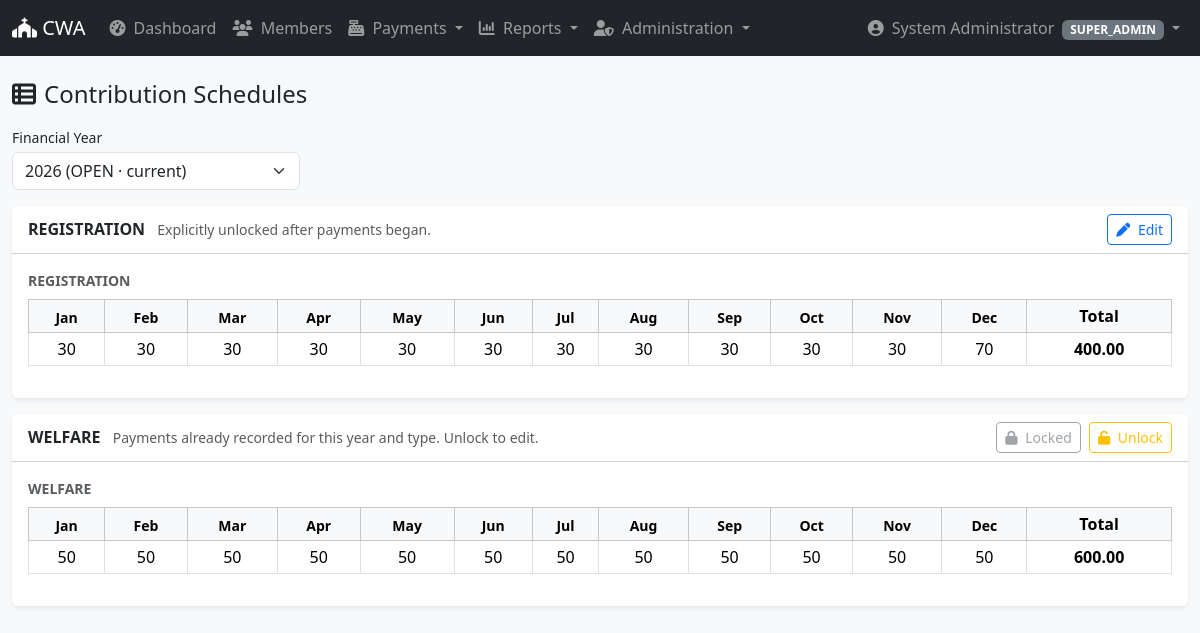
Screenshot of /admin/schedules/index.php (signed in) with the database file from the repository.
### tables this page shows
CREATE TABLE `settings` (
  `id` int(10) unsigned NOT NULL AUTO_INCREMENT,
  `setting_key` varchar(80) NOT NULL,
  `setting_value` text DEFAULT NULL,
  `description` varchar(255) DEFAULT NULL,
  `updated_at` datetime NOT NULL DEFAULT current_timestamp() ON UPDATE current_timestamp(),
  PRIMARY KEY (`id`),
  UNIQUE KEY `setting_key` (`setting_key`)
);

### classes/Db.php (called while the page is built, shortened)
<?php
class Db
{
    private static ?PDO $pdo = null;
    public static function conn(): PDO
    {
        if (self::$pdo === null) {
            $config = require __DIR__ . '/../config/config.php';
            $db = $config['db'];
            $dsn = "mysql:host={$db['host']};port={$db['port']};dbname={$db['database']};charset={$db['charset']}";
            self::$pdo = new PDO($dsn, $db['username'], $db['password'], [
                PDO::ATTR_ERRMODE            => PDO::ERRMODE_EXCEPTION,
                PDO::ATTR_DEFAULT_FETCH_MODE => PDO::FETCH_ASSOC,
                PDO::ATTR_EMULATE_PREPARES   => false,
            ]);
        }
        return self::$pdo;
    }
    public static function q(string $sql, array $params = []): PDOStatement
    {
        $st = self::conn()->prepare($sql);
        $st->execute($params);
        return $st;
    }
    public static function one(string $sql, array $p = []): ?array
    {
        $r = self::q($sql, $p)->fetch();
        return $r === false ? null : $r;
    }
    public static function all(string $sql, array $p = []): array
    {
        return self::q($sql, $p)->fetchAll();
    }
}

### classes/FinancialYear.php (called while the page is built, shortened)
<?php
class FinancialYear
{
    public static function all(): array
    {
        return Db::all(
            "SELECT fy.*,
                    (SELECT COUNT(*) FROM centers) AS centers_total
               FROM financial_years fy
              ORDER BY fy.year DESC"
        );
    }
    public static function byYear(int $year): ?array
    {
        return Db::one("SELECT * FROM financial_years WHERE year = :y", ['y' => $year]);
    }
    public static function current(): ?array
    {
        return Db::one("SELECT * FROM financial_years WHERE is_current = 1 LIMIT 1");
    }
}

### includes/helpers.php (called while the page is built, shortened)
<?php
function e(?string $v): string
{
    return htmlspecialchars((string)$v, ENT_QUOTES, 'UTF-8');
}

### includes/schedule_lock.php (called while the page is built, shortened)
<?php
function schedule_has_activity(int $year, string $type): bool
{
    $row = Db::one(
        "SELECT payment_count FROM contribution_activity
          WHERE year = :y AND contribution_type = :t",
        ['y' => $year, 't' => $type]
    );
    return $row && (int)$row['payment_count'] > 0;
}
function schedule_is_unlocked(int $year, string $type): bool
{
    return (bool)Db::one(
        "SELECT id FROM contribution_schedule_locks
          WHERE year = :y AND contribution_type = :t",
        ['y' => $year, 't' => $type]
    );
}
function schedule_edit_state(int $year, string $type): array
{
    $fy = FinancialYear::byYear($year);
    if (!schedule_has_activity($year, $type)) {
        return ['editable' => true, 'reason' => 'No payments on this type yet.'];
    }
    if (schedule_is_unlocked($year, $type)) {
        return ['editable' => true, 'reason' => 'Explicitly unlocked after payments began.'];
    }
    return [
        'editable' => false,
        'reason'   => 'Payments already recorded for this year and type. Unlock to edit.',
    ];
}

### config/config.php (called while the page is built)
<?php
return [
    'app' => [
        'name'     => 'CWA Member System',
        'env'      => 'development',
        'url'      => 'http://localhost/cwa',
        'timezone' => 'Africa/Nairobi',
    ],
    'db' => [
        'host'     => '127.0.0.1',
        'port'     => 3306,
        'database' => 'cwa_db',
        'username' => 'pos',
        'password' => 'Alaska001',
        'charset'  => 'utf8mb4',
    ],
    'session' => [
        'name'     => 'cwa_session',
        'lifetime' => 7200,
    ],
];

### includes/settings.php (called while the page is built, shortened)
<?php
function setting_get(string $key, $default = null)
{
    static $cache = null;
    if ($cache === null) {
        $cache = [];
        foreach (Db::all("SELECT setting_key, setting_value FROM settings") as $r) {
            $cache[$r['setting_key']] = $r['setting_value'];
        }
    }
    return $cache[$key] ?? $default;
}
function setting_int(string $key, int $default = 0): int
{
    $v = setting_get($key, null);
    return $v === null ? $default : (int)$v;
}

### includes/session_guard.php (called while the page is built, shortened)
<?php
function session_guard_run(): void
{
    $rotateSeconds = setting_int('session_rotate_seconds', 1800);
}

### includes/auth.php (called while the page is built, shortened)
<?php
require_once __DIR__ . '/session_guard.php';
session_guard_run();

### admin/schedules/index.php (the view, shortened to what this page needs)
<?php
require __DIR__ . '/../../includes/auth.php';
$years = FinancialYear::all();
$selectedYear = (int)($_GET['year'] ?? 0);
if ($selectedYear === 0) {
    $cur = FinancialYear::current();
    $selectedYear = $cur ? (int)$cur['year'] : (int)($years[0]['year'] ?? date('Y'));
}
$knownTypes = [];
foreach (Db::all("SELECT code FROM contribution_types ORDER BY code") as $t) {
    $code = strtoupper((string)$t['code']);
    if (in_array($code, ['REGISTRATION', 'WELFARE'], true)) $knownTypes[] = $code;
}
$rows = Db::all(
    "SELECT contribution_type, component, month, required_amount
       FROM contribution_schedules
      WHERE year = :y
      ORDER BY contribution_type, component, month",
    ['y' => $selectedYear]
);
$grouped = [];
foreach ($rows as $r) {
    $type = strtoupper($r['contribution_type']);
    $grouped[$type][$r['component']][(int)$r['month']] = (float)$r['required_amount'];
}
$yearRow  = FinancialYear::byYear($selectedYear);
$yearOpen = $yearRow && $yearRow['status'] === 'OPEN';
require __DIR__ . '/../../templates/layout/header.php';
?>
<div class="d-flex justify-content-between align-items-center mb-3">
    <h4 class="mb-0"><i class="fa-solid fa-table-list me-2"></i>Contribution Schedules</h4>
</div>
<form class="row g-2 mb-3" method="get">
    <div class="col-md-3">
        <label class="form-label small mb-1">Financial Year</label>
        <select name="year" class="form-select" onchange="this.form.submit()">
            <?php foreach ($years as $y): ?>
                <option value="<?= (int)$y['year'] ?>" <?= $selectedYear == $y['year'] ? 'selected' : '' ?>>
                    <?= (int)$y['year'] ?> (<?= e($y['status']) ?><?= $y['is_current'] ? ' · current' : '' ?>)
                </option>
            <?php endforeach; ?>
        </select>
    </div>
</form>
<?php foreach ($knownTypes as $type):
    $hasRows = !empty($grouped[$type]);
    $state   = schedule_edit_state($selectedYear, $type);
?>
    <div class="card shadow-sm border-0 mb-3">
        <div class="card-header bg-white d-flex justify-content-between align-items-center">
            <div>
                <strong><?= e($type) ?></strong>
                <span class="text-muted small ms-2">
                    <?= $hasRows ? e($state['reason']) : 'No schedule yet for this year.' ?>
                </span>
            </div>
            <div>
                <?php if (!$hasRows): ?>
                    <?php if ($yearOpen): ?>
                        <a href="edit.php?year=<?= (int)$selectedYear ?>&type=<?= urlencode($type) ?>"
                            class="btn btn-sm btn-primary">
                            <i class="fa-solid fa-plus me-1"></i> Create <?= e(strtolower($type)) ?> schedule
                        </a>
                    <?php else: ?>
                        <button class="btn btn-sm btn-outline-secondary" disabled>
                            <i class="fa-solid fa-lock me-1"></i> Locked
                        </button>
                    <?php endif; ?>
                <?php elseif ($state['editable']): ?>
                    <a href="edit.php?year=<?= (int)$selectedYear ?>&type=<?= urlencode($type) ?>"
                        class="btn btn-sm btn-outline-primary">
                        <i class="fa-solid fa-pen me-1"></i> Edit
                    </a>
                <?php else: ?>
                    <button class="btn btn-sm btn-outline-secondary" disabled>
                        <i class="fa-solid fa-lock me-1"></i> Locked
                    </button>
                    <a href="unlock.php?year=<?= (int)$selectedYear ?>&type=<?= urlencode($type) ?>"
                        class="btn btn-sm btn-outline-warning ms-1">
                        <i class="fa-solid fa-unlock me-1"></i> Unlock
                    </a>
                <?php endif; ?>
            </div>
        </div>
        <?php if ($hasRows): ?>
            <div class="card-body">
                <?php foreach ($grouped[$type] as $component => $months): ?>
                    <div class="mb-3">
                        <div class="text-muted small mb-2"><strong><?= e($component) ?></strong></div>
                        <div class="table-responsive">
                            <table class="table table-sm table-bordered align-middle mb-0" style="min-width:900px">
                                <thead class="table-light text-center">
                                    <tr>
                                        <?php for ($m = 1; $m <= 12; $m++): ?>
                                            <th class="small"><?= date('M', mktime(0, 0, 0, $m, 1)) ?></th>
                                        <?php endfor; ?>
                                        <th>Total</th>
                                    </tr>
                                </thead>
                                <tbody>
                                    <tr class="text-center">
                                        <?php $total = 0;
                                        for ($m = 1; $m <= 12; $m++):
                                            $v = $months[$m] ?? 0;
                                            $total += $v; ?>
                                            <td><?= $v > 0 ? number_format($v, 0) : '<span class="text-muted">—</span>' ?></td>
                                        <?php endfor; ?>
                                        <td class="fw-bold"><?= number_format($total, 2) ?></td>
                                    </tr>
                                </tbody>
                            </table>
                        </div>
                    </div>
                <?php endforeach; ?>
            </div>
        <?php endif; ?>
    </div>
<?php endforeach; ?>
<?php require __DIR__ . '/../../templates/layout/footer.php'; ?>

### rows the page displays
settings: component "REGISTRATION", m "Jan", m "Feb", m "Mar", m "Apr", m "May", m "Jun", m "Jul", m "Aug", m "Sep", m "Oct", m "Nov", m "Dec", setting_value "30", v "70", total "400.00"

### other values shown
$user['full_name'] "System Administrator"
$user['role_name'] "SUPER_ADMIN"
$type "REGISTRATION"
$state['reason'] "Explicitly unlocked after payments began."
$type "WELFARE"
$state['reason'] "Payments already recorded for this year and type. Unlock to edit."
$component "WELFARE"
date('M', mktime(0, 0, 0, $m, 1)) "Jan"
date('M', mktime(0, 0, 0, $m, 1)) "Feb"
date('M', mktime(0, 0, 0, $m, 1)) "Mar"
date('M', mktime(0, 0, 0, $m, 1)) "Apr"
date('M', mktime(0, 0, 0, $m, 1)) "May"
date('M', mktime(0, 0, 0, $m, 1)) "Jun"
date('M', mktime(0, 0, 0, $m, 1)) "Jul"
date('M', mktime(0, 0, 0, $m, 1)) "Aug"
